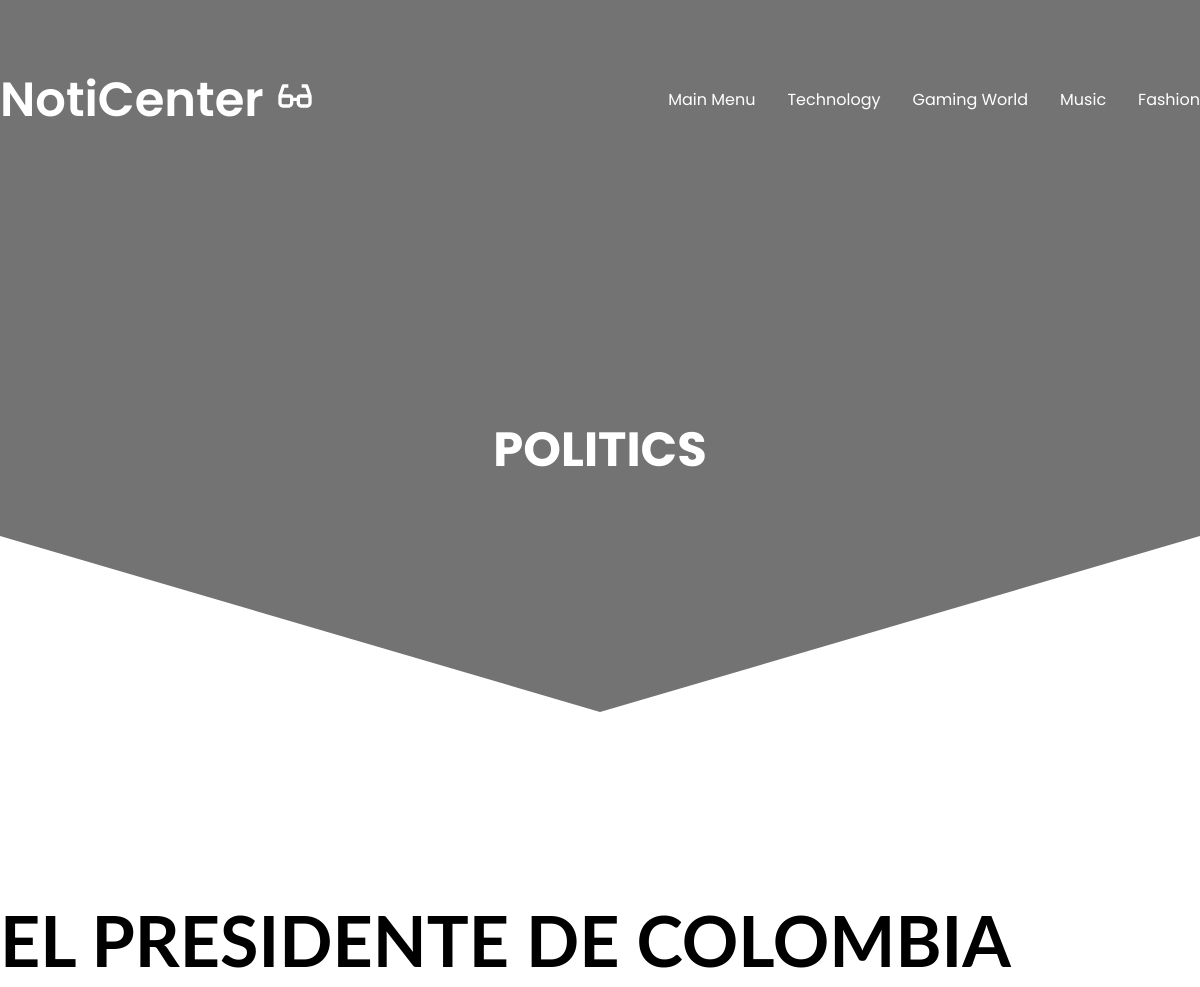
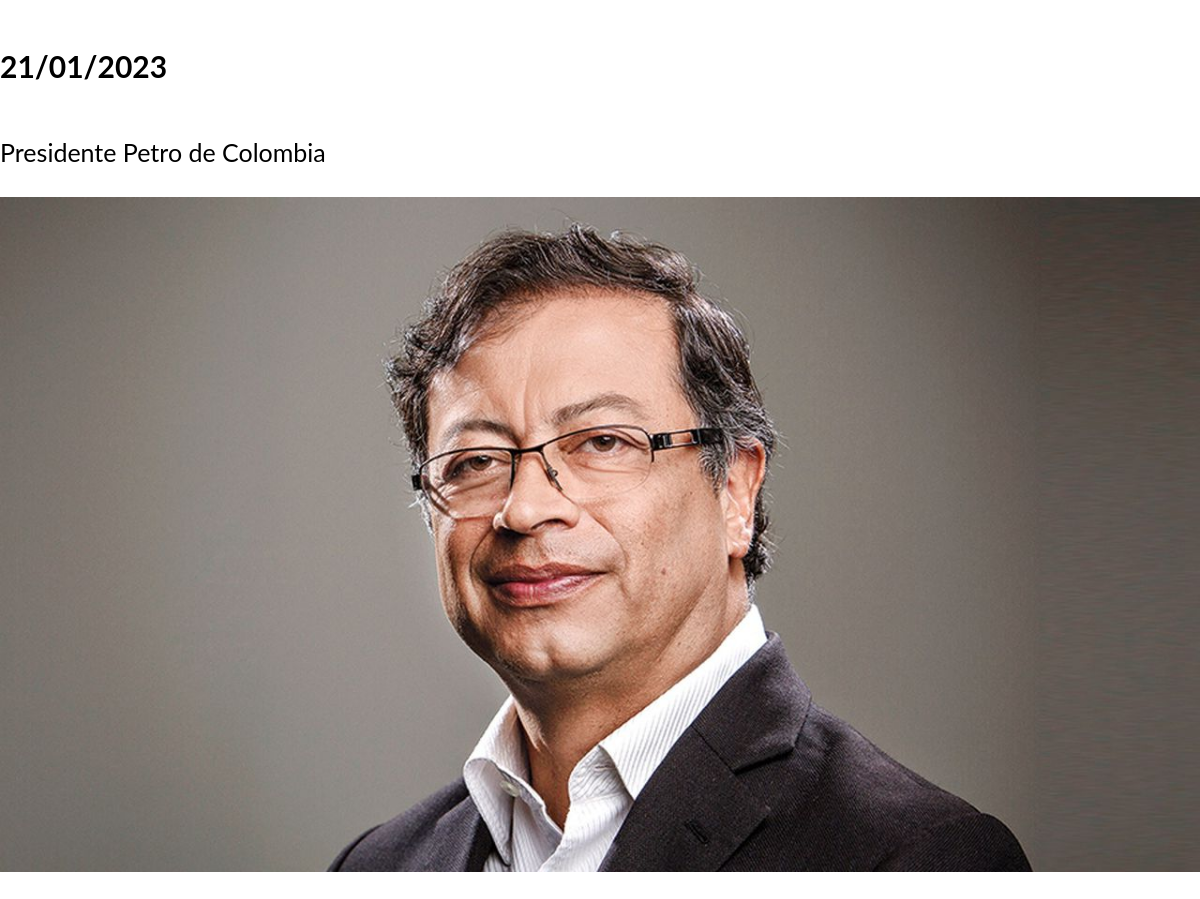
The app's page /Contents/Politics.php with its own data (2 pictures, top to bottom).
### tables this page shows
CREATE TABLE `articulos` (
  `id` int(11) NOT NULL,
  `categoria` varchar(155) NOT NULL,
  `titulo` varchar(155) NOT NULL,
  `descripcion` varchar(500) NOT NULL,
  `imagen` varchar(1000) NOT NULL,
  `fecha` varchar(155) NOT NULL
);

### Contents/Politics.php (the view, shortened to what this page needs)
<?php
$conexion=conectar();
$sentenciaSQL= $conexion->prepare("SELECT * FROM articulos WHERE categoria = 'Politica'");
$sentenciaSQL->execute();
$listaPost=$sentenciaSQL->fetchAll(PDO::FETCH_ASSOC);
?>
<!DOCTYPE html>
<html lang="es">
<head>
    <link rel="stylesheet" href="../Style-Sheets/Normalize.css">
    <link rel="stylesheet" href="../Style-Sheets/Style.css">
</head>
<body>
    <header class="hero">
        <nav class="nav container">
            <div class="nav__logo">
                <h2 class="nav__title">NotiCenter
                    <img src="../Images/Svg/glasses.svg" class="icon__logo">
                </h2>
            </div>
            <ul class="nav__link nav__link--menu">
                <li class="nav__items">
                    <a href="../Index.php" class="nav__links">Main Menu</a>
                </li>
                <li class="nav__items">
                    <a href="../Contents/Technology.php" class="nav__links">Technology</a>
                </li>
                <li class="nav__items">
                    <a href="../Contents/Gaming-World.php" class="nav__links">Gaming World</a>
                </li>
                <li class="nav__items">
                    <a href="../Contents/Music.php" class="nav__links">Music</a>
                </li>
                <li class="nav__items">
                    <a href="../Contents/Fashion.php" class="nav__links">Fashion</a>
                </li>
            </ul>
        </nav>
        <section class="hero__container container">
            <h1 class="hero__title">POLITICS</h1>
        </section>
    </header>
    <section id="news-feed" class="container">
        <div class="news-block">
            <div class="left-block">
                <article>
                <?php foreach($listaPost as $Post){?>
                    <h1 class="titulo_noticias"><?php echo $Post['titulo']; ?></h1>
                    <h2 class="fecha_noticias"><?php echo $Post['fecha']; ?></h2>
                    <p class="texto_noticias"><?php echo $Post['descripcion']; ?></p>
                    <img class="imagen_noticia" src="../Admin/Images/Imagenes-noticias/<?php echo $Post['imagen']; ?>" alt="">
                    <?php }?>
                </article>
            </div>
        </div>
        </section>
</body>
</html>

### Style-Sheets/Style.css (style rules this page uses)
:root { --padding-container: 100px 0; --color-title: #001A49; }
body { font-family: 'Poppins', sans-serif; }
.container { width: 100%; max-width: 1200px; margin: 0 auto; overflow: hidden; padding: var(--padding-container); }
.hero { width: 100%; height: 100vh; min-height: 600px; max-height: 800px; position: relative; display: grid; grid-template-rows: 200px 1fr; color: white; }
.hero::before { content: ""; position: absolute; top: 0; left: 0; width: 100%; height: 100%; background-image: linear-gradient(180deg, #0000008c 0%, #0000008c 100%), url('../Images/Logos/Banner-Inicio.png'); background-size: cover; clip-path: polygon(0 0, 100% 0, 100% 67%, 50% 89%, 0 67%); z-index: -1; }
.icon__logo { width: 40px; height: 40px; }
.nav { --padding-container: 0; height: 100%; display: flex; align-items: center; }
.nav__title { font-weight: 600; font-size: 3rem; }
.nav__link { margin-left: auto; padding: 0; display: grid; grid-auto-flow: column; grid-auto-columns: max-content; gap: 2em; }
.nav__items { list-style: none; }
.nav__links { color: white; text-decoration: none; }
.hero__container { max-width: 800px; --padding-container: 0; display: grid; grid-auto-rows: max-content; align-content: center; gap: 1em; padding-bottom: 100px; text-align: center; }
.hero__title { font-size: 3rem; }
.titulo_noticias { font-family: Lato, sans-serif; font-size: 70px; margin-bottom: 55px; }
.fecha_noticias { font-family: Lato, sans-serif; font-size: 30px; margin-top: 20px; margin-bottom: 55px; }
.texto_noticias { font-size: 25px; font-family: Lato, sans-serif; color: black; margin-top: 20px; margin-bottom: -150px; }
.imagen_noticia { width: 100%; margin: 0; margin-top: 15%; margin-bottom: 20px; }

### records on screen
articulos: titulo "EL PRESIDENTE DE COLOMBIA", fecha "21/01/2023", descripcion "Presidente Petro de Colombia", imagen (picture)
